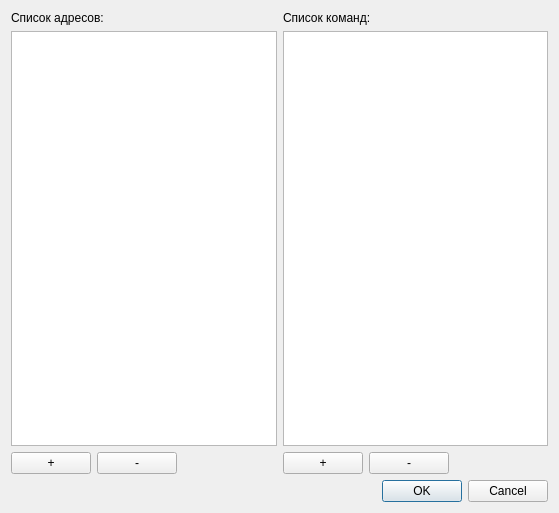
<?xml version="1.0" encoding="UTF-8"?>
<ui version="4.0">
 <class>DialogSettings</class>
 <widget class="QDialog" name="DialogSettings">
  <property name="geometry">
   <rect>
    <x>0</x>
    <y>0</y>
    <width>559</width>
    <height>513</height>
   </rect>
  </property>
  <property name="windowTitle">
   <string>Настройки</string>
  </property>
  <layout class="QGridLayout" name="gridLayout_3">
   <item row="0" column="0">
    <layout class="QGridLayout" name="gridLayout">
     <item row="0" column="0" colspan="3">
      <widget class="QLabel" name="label">
       <property name="text">
        <string>Список адресов:</string>
       </property>
      </widget>
     </item>
     <item row="1" column="0" colspan="3">
      <widget class="QListWidget" name="listWidgetAddr"/>
     </item>
     <item row="2" column="0">
      <widget class="QPushButton" name="pushButtonAddAddr">
       <property name="text">
        <string>+</string>
       </property>
      </widget>
     </item>
     <item row="2" column="1">
      <widget class="QPushButton" name="pushButtonRemoveAddr">
       <property name="text">
        <string>-</string>
       </property>
      </widget>
     </item>
     <item row="2" column="2">
      <spacer name="horizontalSpacer">
       <property name="orientation">
        <enum>Qt::Horizontal</enum>
       </property>
       <property name="sizeHint" stdset="0">
        <size>
         <width>40</width>
         <height>20</height>
        </size>
       </property>
      </spacer>
     </item>
    </layout>
   </item>
   <item row="0" column="1">
    <layout class="QGridLayout" name="gridLayout_2">
     <item row="0" column="0" colspan="3">
      <widget class="QLabel" name="label_2">
       <property name="text">
        <string>Список команд:</string>
       </property>
      </widget>
     </item>
     <item row="1" column="0" colspan="3">
      <widget class="QListWidget" name="listWidgetCmd"/>
     </item>
     <item row="2" column="0">
      <widget class="QPushButton" name="pushButtonAddCmd">
       <property name="text">
        <string>+</string>
       </property>
      </widget>
     </item>
     <item row="2" column="1">
      <widget class="QPushButton" name="pushButtonRemoveCmd">
       <property name="text">
        <string>-</string>
       </property>
      </widget>
     </item>
     <item row="2" column="2">
      <spacer name="horizontalSpacer_2">
       <property name="orientation">
        <enum>Qt::Horizontal</enum>
       </property>
       <property name="sizeHint" stdset="0">
        <size>
         <width>40</width>
         <height>20</height>
        </size>
       </property>
      </spacer>
     </item>
    </layout>
   </item>
   <item row="1" column="0" colspan="2">
    <widget class="QDialogButtonBox" name="buttonBox">
     <property name="orientation">
      <enum>Qt::Horizontal</enum>
     </property>
     <property name="standardButtons">
      <set>QDialogButtonBox::Cancel|QDialogButtonBox::Ok</set>
     </property>
    </widget>
   </item>
  </layout>
 </widget>
 <resources/>
 <connections>
  <connection>
   <sender>buttonBox</sender>
   <signal>accepted()</signal>
   <receiver>DialogSettings</receiver>
   <slot>accept()</slot>
   <hints>
    <hint type="sourcelabel">
     <x>248</x>
     <y>254</y>
    </hint>
    <hint type="destinationlabel">
     <x>157</x>
     <y>274</y>
    </hint>
   </hints>
  </connection>
  <connection>
   <sender>buttonBox</sender>
   <signal>rejected()</signal>
   <receiver>DialogSettings</receiver>
   <slot>reject()</slot>
   <hints>
    <hint type="sourcelabel">
     <x>316</x>
     <y>260</y>
    </hint>
    <hint type="destinationlabel">
     <x>286</x>
     <y>274</y>
    </hint>
   </hints>
  </connection>
 </connections>
</ui>
